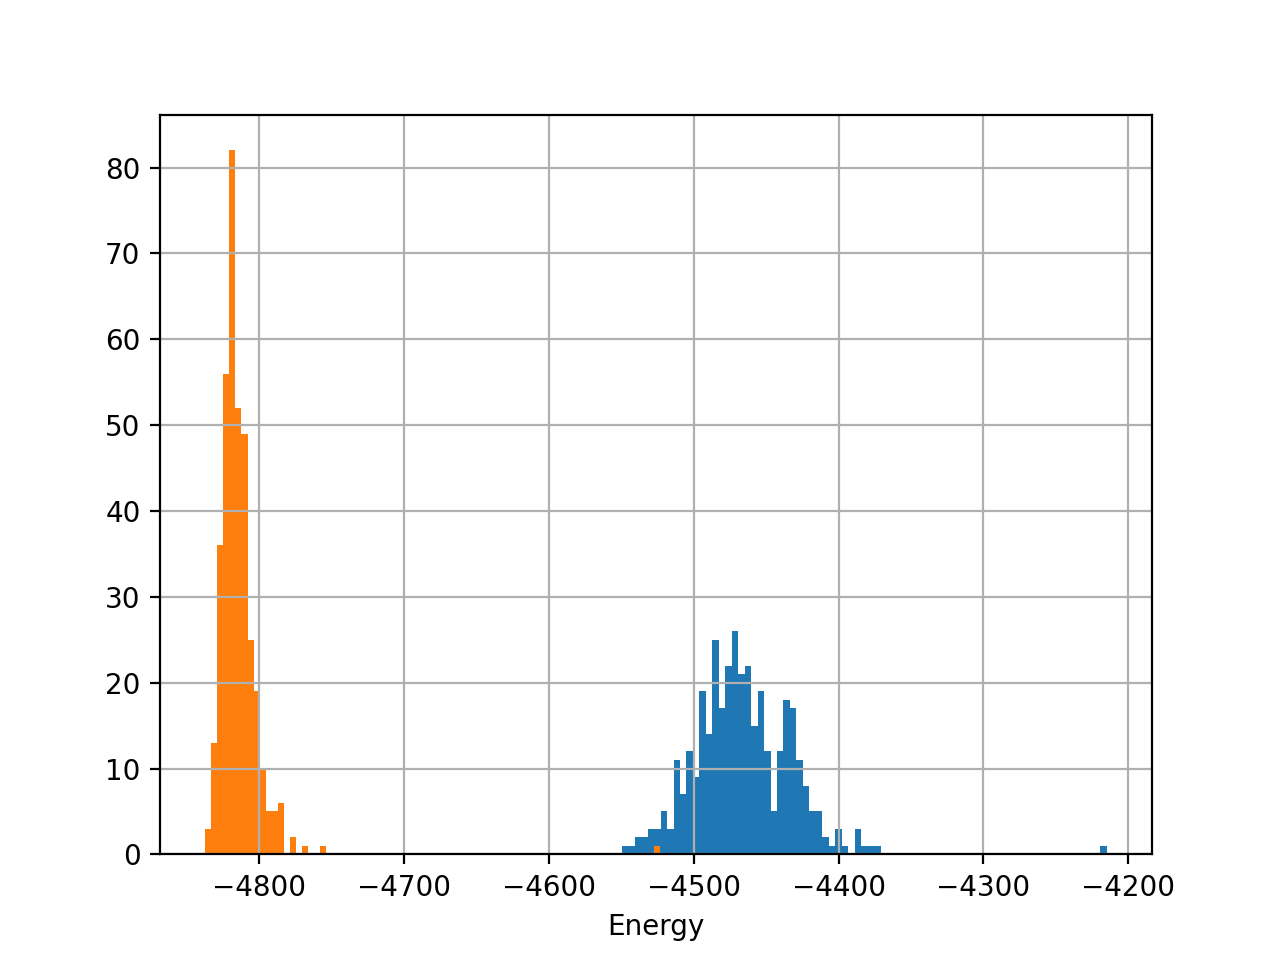

Generate this figure with Python:
import os

from aelm import aelm
import matplotlib.pyplot as plt
import numpy as np
import pandas as pd


os.environ["OMP_NUM_THREADS"] = "2"

df = aelm(
    "biased_traj.xyz",
    "dump.lammpstrj",
    {"box": np.full(3, 10.609089), "type": {"Si": 1, "Li": 2}},
    lmp_flags={"sf": "omp"},
)

df.to_csv("example.csv", index=False)

df.plot.hist(column=["initial", "final"], bins=75)

plt.xlabel("Energy")
plt.savefig("example.png", dpi=600)
plt.show()
